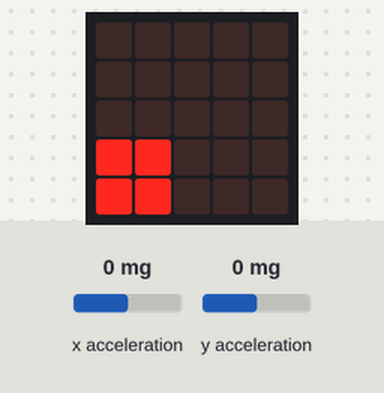
The program below on a simulated BBC micro:bit (MakeCode). Shown: the board's 5×5 LED display. Inputs (shaded band) come from the test bench; at power-on: x acceleration 0 mg, y acceleration 0 mg.

Above: at 2.3 s.
2.4 s: x acceleration set to 186 mg
3.9 s: x acceleration set to 217 mg
At 4.01 s:
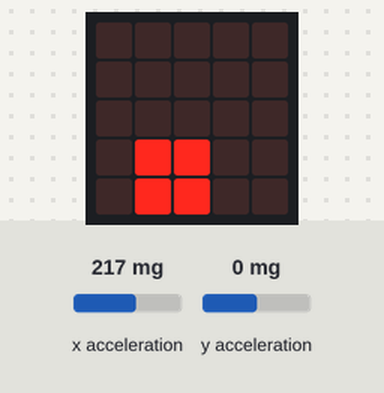
At 5.5 s:
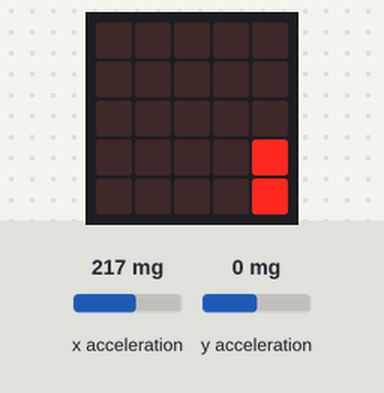
6.0 s: y acceleration set to -192 mg
7.5 s: y acceleration set to -221 mg
At 8.6 s:
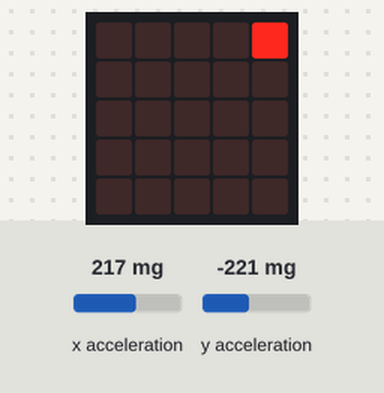
9.6 s: x acceleration set to -185 mg
11.1 s: x acceleration set to -218 mg
At 12.1 s:
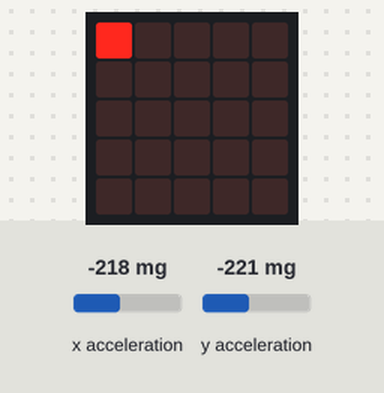
Timing chart, 0 to 14.1 s (numbered marks = the images above; inputs shaded):
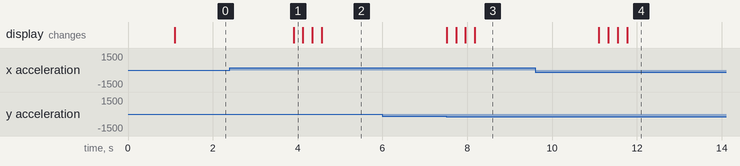

The program:

main.ts
```typescript
basic.showIcon(IconNames.Yes)
basic.pause(500)
let script_1 = game.createSprite(0, 3)
let script_2 = game.createSprite(0, 4)
let script_3 = game.createSprite(1, 3)
let script_4 = game.createSprite(1, 4)
let text_list = [script_1, script_2, script_3, script_4]
basic.forever(function () {
    if (input.acceleration(Dimension.X) > 200) {
        script_1.change(LedSpriteProperty.X, 1)
        script_2.change(LedSpriteProperty.X, 1)
        script_3.change(LedSpriteProperty.X, 1)
        script_4.change(LedSpriteProperty.X, 1)
        basic.pause(200)
    }
})
basic.forever(function () {
    if (input.acceleration(Dimension.X) < -200) {
        script_1.change(LedSpriteProperty.X, -1)
        script_2.change(LedSpriteProperty.X, -1)
        script_3.change(LedSpriteProperty.X, -1)
        script_4.change(LedSpriteProperty.X, -1)
        basic.pause(200)
    }
})
basic.forever(function () {
    if (input.acceleration(Dimension.Y) > 200) {
        script_1.change(LedSpriteProperty.Y, 1)
        script_2.change(LedSpriteProperty.Y, 1)
        script_3.change(LedSpriteProperty.Y, 1)
        script_4.change(LedSpriteProperty.Y, 1)
        basic.pause(200)
    }
})
basic.forever(function () {
    if (input.acceleration(Dimension.Y) < -200) {
        script_1.change(LedSpriteProperty.Y, -1)
        script_2.change(LedSpriteProperty.Y, -1)
        script_3.change(LedSpriteProperty.Y, -1)
        script_4.change(LedSpriteProperty.Y, -1)
        basic.pause(200)
    }
})
```

test.ts
```typescript
// 在此处测试；当此软件包作为插件使用时，将不会编译此软件包。
```

Measured:
- the behaviour switches between 200 and 201 mg on x acceleration (found by bisection; images 0 and 1)
- the behaviour switches between -200 and -201 mg on y acceleration (found by bisection; images 2 and 3)
- the behaviour switches between -200 and -201 mg on x acceleration (found by bisection; images 3 and 4)
- after the input at 2.4 s, every drawn part: stays the same
- after the input at 3.9 s, the display: changes at once (image 1)
- after the input at 6.0 s, every drawn part: stays the same
- after the input at 7.5 s, the display: first changes at once (image 3 shows a later state)
- after the input at 9.6 s, every drawn part: stays the same
- after the input at 11.1 s, the display: first changes at once (image 4 shows a later state)
